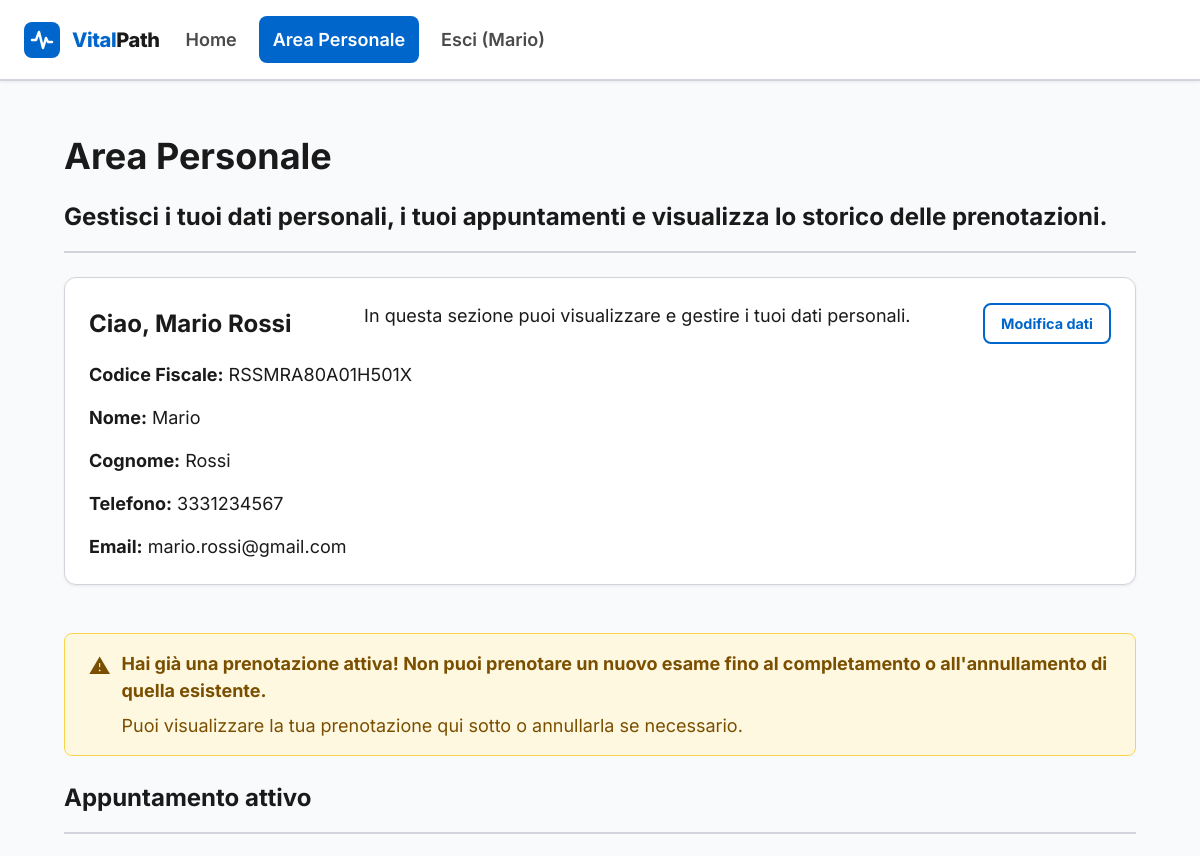
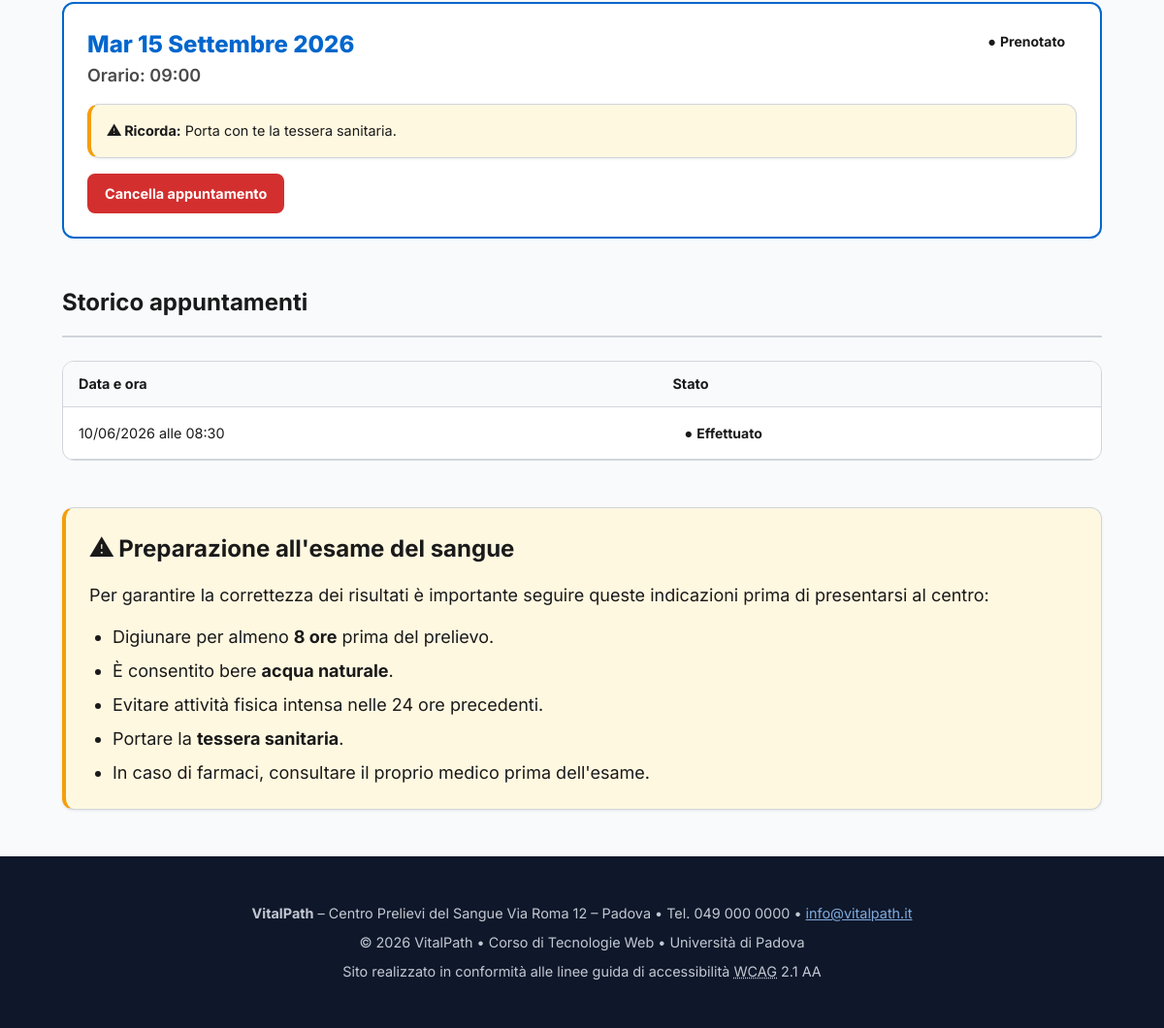
The page /dashboard.php (signed in) on the database its author committed (2 pictures, top to bottom).
### tables this page shows
CREATE TABLE IF NOT EXISTS prenotazione (
    id          INT          NOT NULL AUTO_INCREMENT,
    persona_id  VARCHAR(16)  NOT NULL,
    data_ora    DATETIME     NOT NULL,
    stato       ENUM('prenotato','effettuato','cancellato')
                             NOT NULL DEFAULT 'prenotato',
    creato_il   DATETIME     NOT NULL DEFAULT CURRENT_TIMESTAMP,
    PRIMARY KEY (id),
    FOREIGN KEY (persona_id) REFERENCES persona(cf)
        ON DELETE CASCADE
        ON UPDATE CASCADE
);

### src/dashboard.php (the view, shortened to what this page needs)
<?php
require_once __DIR__ . '/db.php';
$cf = $_SESSION['cf'];
$nome = $_SESSION['nome'] ?? '';
$cognome = $_SESSION['cognome'] ?? '';
$telefono = $_SESSION['telefono'] ?? 'Non disponibile';
$email = $_SESSION['email'] ?? 'Non disponibile';
$prenotazioni_attive = [];
$prenotazioni_storico = [];
try {
    $stmt = $pdo->prepare("
        SELECT id, data_ora, stato
        FROM prenotazione
        WHERE persona_id = :cf AND stato IN ('prenotato')
    ");
    $stmt->execute([':cf' => $cf]);
    $prenotazioni_attive = $stmt->fetchAll();
    $stmt = $pdo->prepare("
        SELECT id, data_ora, stato
        FROM prenotazione
        WHERE persona_id = :cf AND stato IN ('effettuato', 'cancellato', 'expired')
        ORDER BY data_ora DESC
        LIMIT 10
    ");
    $stmt->execute([':cf' => $cf]);
    $prenotazioni_storico = $stmt->fetchAll();
    if (!empty($prenotazioni_attive)) {
        $warning = 'Hai già una prenotazione attiva! Non puoi prenotare un nuovo esame fino al completamento o all\'annullamento di quella esistente.';
    }
} catch (PDOException $e) {
    $error = 'Si è verificato un errore nel caricamento dei dati.';
}
function statoLeggibile($stato) {
    $stati = [
        'prenotato' => 'Prenotato',
        'effettuato' => 'Effettuato',
        'cancellato' => 'Cancellato',
        'expired' => 'Scaduto'
    ];
    return $stati[$stato] ?? $stato;
}
function statoClasse($stato) {
    $classi = [
        'prenotato' => 'status-pending',
        'effettuato' => 'status-completed',
        'cancellato' => 'status-cancelled',
        'expired' => 'status-expired'
    ];
    return $classi[$stato] ?? 'status-pending';
}
function formattaDataDashboard($data_ora) {
    $dt = new DateTime($data_ora);
    $giorni = ['Dom', 'Lun', 'Mar', 'Mer', 'Gio', 'Ven', 'Sab'];
    $mesi = ['', 'Gennaio', 'Febbraio', 'Marzo', 'Aprile', 'Maggio', 'Giugno',
             'Luglio', 'Agosto', 'Settembre', 'Ottobre', 'Novembre', 'Dicembre'];
    return $giorni[(int)$dt->format('w')] . ' ' . $dt->format('j') . ' ' .
           $mesi[(int)$dt->format('n')] . ' ' . $dt->format('Y');
}
function formattaDataBreve($data_ora) {
    $dt = new DateTime($data_ora);
    return $dt->format('d/m/Y') . ' alle ' . $dt->format('H:i');
}
?>
<!DOCTYPE html>
<html lang="it">
<head>
    <link rel="stylesheet" href="style.css">
</head>
<body>
    <header id="intestazione">
        <div class="header-container">
            <?php include 'logo.php'; ?>
            <nav id="nav-principale" aria-label="Navigazione principale">
                <ul>
                    <li><a href="index.php"><span lang="en">Home</span></a></li>
                    <li><span class="nav-current" aria-current="page">Area Personale</span></li>
                    <li><a href="logout.php">Esci (<?= htmlspecialchars($nome, ENT_QUOTES, 'UTF-8') ?>)</a></li>
                </ul>
            </nav>
        </div>
    </header>
    <main id="main-content" tabindex="-1">
        <h1 class="hero__title">Area Personale</h1>
        <h2 class="section-title">Gestisci i tuoi dati personali, i tuoi appuntamenti e visualizza lo storico delle prenotazioni.</h2>
        <section class="user-welcome-section" aria-labelledby="welcome-title">
            <div class="card welcome-card">
                <div class="welcome-header">
                <h2 id="welcome-title">Ciao, <?php echo htmlspecialchars($nome . ' ' . $cognome); ?></h2>
                <p id="section-description">In questa sezione puoi visualizzare e gestire i tuoi dati personali.</p>
                <button id="toggle-modifica" class="btn btn--secondary btn--sm">
                    Modifica dati
                </button>
            </div>
                <div id="dati-visualizzazione" class="user-meta">
                    <p><strong>Codice Fiscale:</strong> <?php echo htmlspecialchars($_SESSION['cf'], ENT_QUOTES, 'UTF-8'); ?></p>
                    <p><strong>Nome:</strong> <span id="vis-nome"><?= htmlspecialchars($nome, ENT_QUOTES, 'UTF-8') ?></span></p>
                    <p><strong>Cognome:</strong> <span id="vis-cognome"><?= htmlspecialchars($cognome, ENT_QUOTES, 'UTF-8') ?></span></p>
                    <p><strong>Telefono:</strong> <span id="vis-telefono"><?= htmlspecialchars($telefono ?: 'Non disponibile', ENT_QUOTES, 'UTF-8') ?></span></p>
                    <p><strong>Email:</strong> <span id="vis-email"><?= htmlspecialchars($email, ENT_QUOTES, 'UTF-8') ?></span></p>
                </div>
        </div>
        </section>
        <?php if (!empty($warning)): ?>
        <div class="alert alert--warning" role="alert" aria-live="polite">
            <span class="alert__icon" aria-hidden="true">⚠</span>
            <div>
                <strong><?php echo htmlspecialchars($warning); ?></strong>
                <p class="warning-text">
                    Puoi visualizzare la tua prenotazione qui sotto o annullarla se necessario.
                </p>
            </div>
        </div>
        <?php endif; ?>
        <section aria-labelledby="attivo-title">
            <h2 id="attivo-title" class="section-title">Appuntamento attivo</h2>
            <?php if (!empty($prenotazioni_attive)):
                $attivo = $prenotazioni_attive[0];
            ?>
                <div class="appointment-card" role="group" aria-label="Appuntamento prenotato">
                    <div class="appointment-card__header">
                        <div>
                            <div class="appointment-card__date">
                                <?= formattaDataDashboard($attivo['data_ora']) ?>
                            </div>
                            <div class="appointment-card__time">
                                Orario: <?= (new DateTime($attivo['data_ora']))->format('H:i') ?>
                            </div>
                        </div>
                        <span class="status-badge <?= statoClasse($attivo['stato']) ?>">
                            <?= statoLeggibile($attivo['stato']) ?>
                        </span>
                    </div>
                    <div class="card card--warning mt-16 card-warning-sm">
                        <p class="text-sm mb-0">
                            <strong>⚠ Ricorda:</strong> Porta con te la tessera sanitaria.
                        </p>
                    </div>
                    <div class="appointment-card__actions">
                        <a href="cancella_prenotazione.php?id=<?= urlencode($attivo['id']) ?>"
                           class="btn btn--danger btn--sm"
                           onclick="return confirm('Sei sicuro di voler cancellare questo appuntamento?');">
                            Cancella appuntamento
                        </a>
                    </div>
                </div>
            <?php endif; ?>
        </section>
        <section aria-labelledby="storico-title">
            <h2 id="storico-title" class="section-title">Storico appuntamenti</h2>
            <?php if (empty($prenotazioni_storico)): ?>
                <div class="empty-state card">
                    <span class="empty-state__icon" aria-hidden="true">🗂</span>
                    <h3 class="empty-state__title">Nessuno storico disponibile</h3>
                    <p class="empty-state__text">Qui appariranno i tuoi appuntamenti passati.</p>
                </div>
            <?php else: ?>
                <div class="table-wrapper">
                    <table class="table" id="tabella-storico" aria-describedby="storico-desc">
                        <thead>
                            <tr>
                                <th scope="col">Data e ora</th>
                                <th scope="col">Stato</th>
                            </tr>
                        </thead>
                        <tbody>
                            <?php foreach ($prenotazioni_storico as $p): ?>
                            <tr>
                                <td><?= htmlspecialchars(formattaDataBreve($p['data_ora']), ENT_QUOTES, 'UTF-8') ?></td>
                                <td>
                                    <span class="status-badge <?= statoClasse($p['stato']) ?>">
                                        <?= statoLeggibile($p['stato']) ?>
                                    </span>
                                </td>
                            </tr>
                            <?php endforeach; ?>
                        </tbody>
                    </table>
                </div>
            <?php endif; ?>
        </section>
        <section aria-labelledby="prep-title">
            <div class="card card--warning">
                <h2 id="prep-title">
                    <span aria-hidden="true">⚠ </span>
                    Preparazione all'esame del sangue
                </h2>
                <p class="mt-16">
                    Per garantire la correttezza dei risultati è importante seguire
                    queste indicazioni prima di presentarsi al centro:
                </p>
                <ul aria-labelledby="prep-title"
                    class="prep-list">
                    <li>Digiunare per almeno <strong>8 ore</strong> prima del prelievo.</li>
                    <li>È consentito bere <strong>acqua naturale</strong>.</li>
                    <li>Evitare attività fisica intensa nelle 24 ore precedenti.</li>
                    <li>Portare la <strong>tessera sanitaria</strong>.</li>
                    <li>In caso di farmaci, consultare il proprio medico prima dell'esame.</li>
                </ul>
            </div>
        </section>
    </main>
    <footer class="site-footer">
        <div class="footer-container">
            <p>
                <strong>VitalPath</strong> – Centro Prelievi del Sangue
                Via Roma 12 – Padova &bull; Tel. 049 000 0000 &bull;
                <a href="mailto:info@vitalpath.it"
                   class="link-mail">info@vitalpath.it</a>
            </p>
            <p>
                &copy; 2026 VitalPath &bull; Corso di Tecnologie Web &bull;
                Università di Padova
            </p>
            <p>
                Sito realizzato in conformità alle linee guida di accessibilità
                <abbr title="Web Content Accessibility Guidelines">WCAG</abbr> 2.1 AA
            </p>
        </div>
    </footer>
</body>
</html>

### rows shown on the page
prenotazione: data_ora "Mar 15 Settembre 2026", data_ora "09:00", stato "Prenotato"
prenotazione: data_ora "10/06/2026 alle 08:30", stato "Effettuato"

### other values the page prints
$nome "Mario"
$nome . ' ' . $cognome "Mario Rossi"
$_SESSION['cf'] "RSSMRA80A01H501X"
$cognome "Rossi"
$telefono ?: 'Non disponibile' "3331234567"
$email "mario.rossi@gmail.com"
$warning "Hai già una prenotazione attiva! Non puoi prenotare un nuovo esame fino al completamento o all'annullamento di quella esistente."
